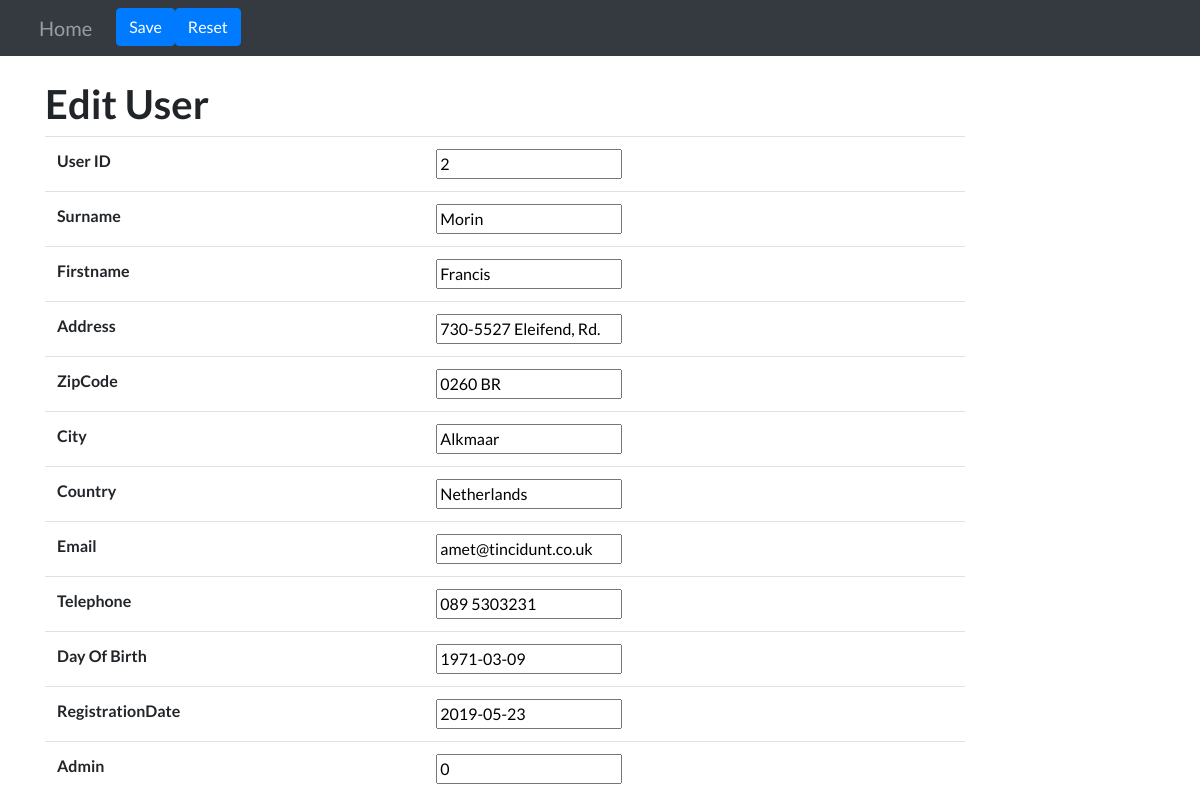
The page /user-edit.php?User_ID=2 (signed in) on the database its author committed.
### tables this page shows
CREATE TABLE `USER`
(
  `User_ID`          INT NOT NULL AUTO_INCREMENT PRIMARY KEY,
  `User_Surname`     VARCHAR(40),
  `User_Firstname`   VARCHAR(40),
  `Address`          VARCHAR(40),
  `ZipCode`          VARCHAR(40),
  `City`             VARCHAR(40),
  `Country`          VARCHAR(40),
  `Email`            VARCHAR(40),
  `PasswordHash`     VARCHAR(255),
  `Telephone`        VARCHAR(40),
  `Day_Of_Birth`     DATE,
  `RegistrationDate` DATE,
  `AdminLevel`       BIT NOT NULL DEFAULT 0
);

### userController.php (called while the page is built, shortened)
<?php
class userController
{
    protected $pdo;
    public function __construct($db)
    {
        $this->pdo = $db;
    }
    public function get($id)
    {
        $sql = "SELECT * FROM `USER` WHERE `User_ID` = ?";
        $stmt = $this->pdo->prepare($sql);
        $stmt->execute([$id]);
        return $stmt->fetch(PDO::FETCH_OBJ);
    }
}

### db.php (called while the page is built, shortened)
<?php
function checkSQL($stmt)
{
    $info = $stmt->errorInfo();
}

### user-edit.php (the view, shortened to what this page needs)
<?php
require 'db.php';
require 'userController.php';
$user = new userController($pdo);
$row = $user->get($_GET['User_ID']);
?>
<!DOCTYPE html>
<html lang="nl">
<head>
    <?php require 'head.php'; ?>
</head>
<body>
<form method="post" action="userManager.php?action=save">
    <nav class="navbar navbar-expand-lg navbar-dark bg-dark fixed-top">
        <div class="container col-xl-12">
            <ul class="navbar-nav">
                <li class="nav-item">
                    <a href="index.php" class="nav-link navbar-brand">Home</a>
                </li>
                <li class="nav-item">
                    <button title="save" type="submit" class="btn btn-primary navbar-btn">Save</button>
                </li>
                <li class="nav-item">
                    <button title="reset" type="reset" class="btn btn-primary navbar-btn">Reset</button>
                </li>
            </ul>
        </div>
    </nav>
    <div class="container" style="margin-top:80px">
        <div class="row">
            <div class="col-xl-10">
                <h1>Edit User</h1>
                <table class="table">
                    <tr>
                        <th>User ID</th>
                        <th><input type="text" readonly name="User ID" value="<?= $row->User_ID ?>"></th>
                    </tr>
                    <tr>
                        <th>Surname</th>
                        <th><input type="text" name="User Surname" value="<?= $row->User_Surname ?>"></th>
                    </tr>
                    <tr>
                        <th>Firstname</th>
                        <th><input type="text" name="User Firstname" value="<?= $row->User_Firstname ?>"></th>
                    </tr>
                    <tr>
                        <th>Address</th>
                        <th><input type="text" name="Address" value="<?= $row->Address ?>"></th>
                    </tr>
                    <tr>
                        <th>ZipCode</th>
                        <th><input type="text" name="ZipCode" value="<?= $row->ZipCode ?>"></th>
                    </tr>
                    <tr>
                        <th>City</th>
                        <th><input type="text" name="City" value="<?= $row->City ?>"></th>
                    </tr>
                    <tr>
                        <th>Country</th>
                        <th><input type="text" name="Country" value="<?= $row->Country ?>"></th>
                    </tr>
                    <tr>
                        <th>Email</th>
                        <th><input type="text" readonly name="Email" value="<?= $row->Email ?>"></th>
                    </tr>
                    <tr>
                        <th>Telephone</th>
                        <th><input type="text" name="Telephone" value="<?= $row->Telephone ?>"></th>
                    </tr>
                    <tr>
                        <th>Day Of Birth</th>
                        <th><input type="text" name="Day Of Birth" value="<?= $row->Day_Of_Birth ?>"></th>
                    </tr>
                    <tr>
                        <th>RegistrationDate</th>
                        <th><input type="text" name="RegistrationDate" value="<?= $row->RegistrationDate ?>"></th>
                    </tr>
                    <tr>
                        <th>Admin</th>
                        <th><input type="text" name="Admin" value="<?= $row->AdminLevel ?>"></th>
                    </tr>
                </table>
            </div>
        </div>
    </div>
</form>
</body>
</html>

### css/main-page.css (style rules this page uses)
body { font-family: 'Lato', 'Helvetica Neue', Helvetica, Arial, sans-serif; margin-top:55px; }
h1, h2, h3, h4, h5, h6 { font-family: 'Lato', 'Helvetica Neue', Helvetica, Arial, sans-serif; font-weight: 700; }
a:link { text-decoration: none; }

### rows shown on the page
user: User_ID "2", User_Surname "Morin", User_Firstname "Francis", Address "730-5527 Eleifend, Rd.", ZipCode "0260 BR", City "Alkmaar", Country "Netherlands", Email "amet@tincidunt.co.uk", Telephone "089 5303231", Day_Of_Birth "1971-03-09", RegistrationDate "2019-05-23", Admin "0"
